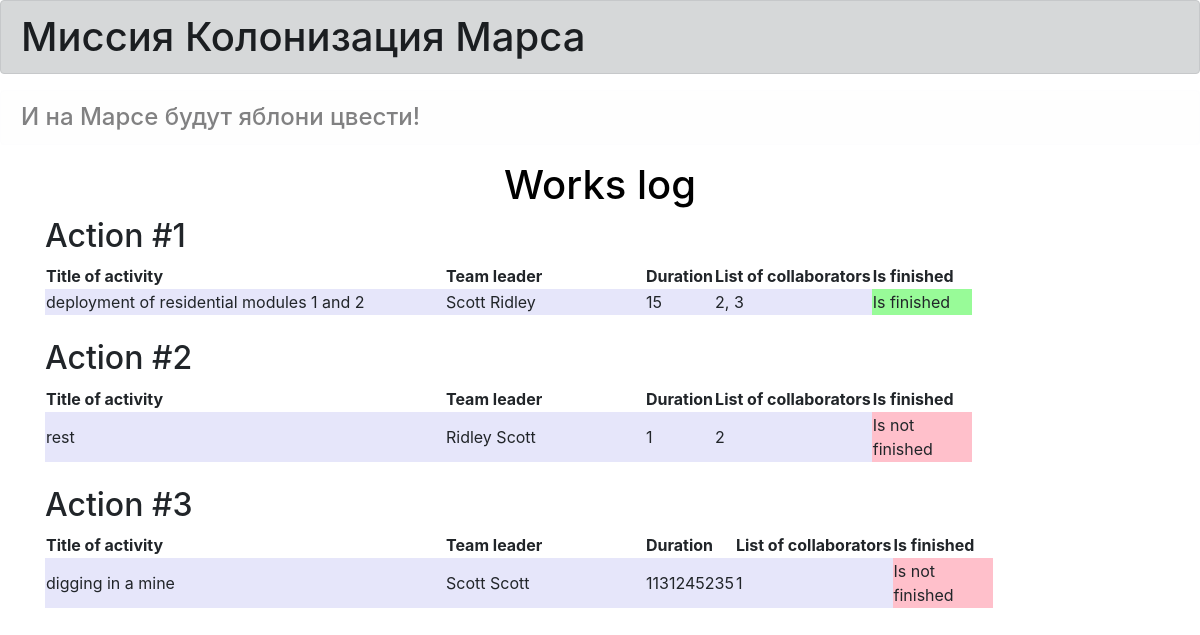
Page /jobs on the committed database.
### data/jobs.py (models this page shows)
class Jobs(SqlAlchemyBase):
    __tablename__ = 'jobs'
    id = sqlalchemy.Column(sqlalchemy.Integer,
                           primary_key=True, autoincrement=True)
    team_leader = sqlalchemy.Column(sqlalchemy.Integer, sqlalchemy.ForeignKey("users.id"))
    job = sqlalchemy.Column(sqlalchemy.String, nullable=True)
    work_size = sqlalchemy.Column(sqlalchemy.Integer, nullable=True)
    collaborators = sqlalchemy.Column(sqlalchemy.String)
    start_date = sqlalchemy.Column(sqlalchemy.String)
    end_date = sqlalchemy.Column(sqlalchemy.String)
    is_finished = sqlalchemy.Column(sqlalchemy.Boolean)
    user = orm.relationship('User')

### data/users.py (models this page shows)
class User(SqlAlchemyBase):
    __tablename__ = 'users'
    id = sqlalchemy.Column(sqlalchemy.Integer,
                           primary_key=True, autoincrement=True)
    surname = sqlalchemy.Column(sqlalchemy.String, nullable=True)
    name = sqlalchemy.Column(sqlalchemy.String, nullable=True)
    age = sqlalchemy.Column(sqlalchemy.Integer, nullable=True)
    position = sqlalchemy.Column(sqlalchemy.String, nullable=True)
    speciality = sqlalchemy.Column(sqlalchemy.String, nullable=True)
    address = sqlalchemy.Column(sqlalchemy.String, nullable=True)
    email = sqlalchemy.Column(sqlalchemy.String, unique=True, nullable=True)
    hashed_password = sqlalchemy.Column(sqlalchemy.String, nullable=True)
    modified_date = sqlalchemy.Column(sqlalchemy.DateTime,
                                      default=datetime.datetime.now)
    jobs = orm.relationship("Jobs", back_populates='user')

### main.py (the view)
@app.route('/jobs')
def main():
    db_session.global_init('db/blogs.sqlite')
    session = db_session.create_session()
    jobs = session.query(Jobs).all()
    users = session.query(User).all()
    return render_template('jobs.html', jobs=jobs, users=users)

### data/db_session.py (called while the page is built, shortened)
def global_init(db_file):
    global __factory
    if __factory:
        return

def create_session() -> Session:
    global __factory
    return __factory()

### templates/jobs.html
{% extends 'base.html' %}
{% block content %}
    <h1 align="center">Works log</h1>
    {% for item in jobs %}
    <div>
        <h2>Action #{{loop.index}}</h2>
        <table>
            <tr><th width="400px">Title of activity</th>
                <th width="200px">Team leader</th>
                <th>Duration</th>
                <th>List of collaborators</th>
                <th>Is finished</th></tr>
            <tr>
                <td bgcolor="Lavender">{{item.job}}</td>
            {% for i in users %}
                {% if i.id == item.team_leader %}
                <td bgcolor="Lavender">
                    {{i.surname}}
                    {{i.name}}
                </td>
                {%endif%}
            {%endfor%}
                <td bgcolor="Lavender">{{item.work_size}}</td>
                <td bgcolor="Lavender">{{item.collaborators}}</td>
                {%if item.is_finished%}
                <td bgcolor="PaleGreen" width="100">Is finished</td>
                {%else%}
                <td bgcolor="pink" width="100">Is not finished</td>
                {%endif%}
            </tr>
        </table>
        <br>
    </div>
    {% endfor %}
{% endblock %}

### templates/base.html (shortened to what this page needs)
<!doctype html>
<html lang="en">
<head>
    <link rel="stylesheet"
          href="https://stackpath.bootstrapcdn.com/bootstrap/4.4.1/css/bootstrap.min.css"
>
    <link rel="stylesheet" type="text/css" href="../static/css/style.css" />
</head>
<body>
    <h1 class="alert alert-dark">Миссия Колонизация Марса</h1>
    <h4 class="alert alert-light">И на Марсе будут яблони цвести!</h4>
<main role="main" class="container">
    {% block content %}{% endblock %}
</main>
</body>
</html>

### static/css/style.css (style rules this page uses)
h1 { color: #000000 }

### rows in the picture
Jobs: job "deployment of residential modules 1 and 2", work_size "15", collaborators "2, 3", is_finished "Is finished"
User: surname "Scott", name "Ridley"
Jobs: job "rest", work_size "1", collaborators "2", is_finished "Is not finished"
User: surname "Ridley", name "Scott"
Jobs: job "digging in a mine", work_size "1131245235", collaborators "1", is_finished "Is not finished"
User: surname "Scott", name "Scott"
